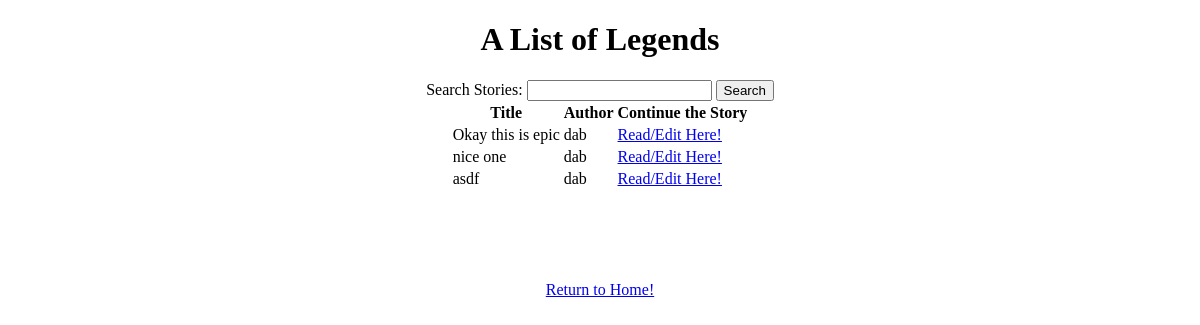
Before: /viewStory with the older database file.
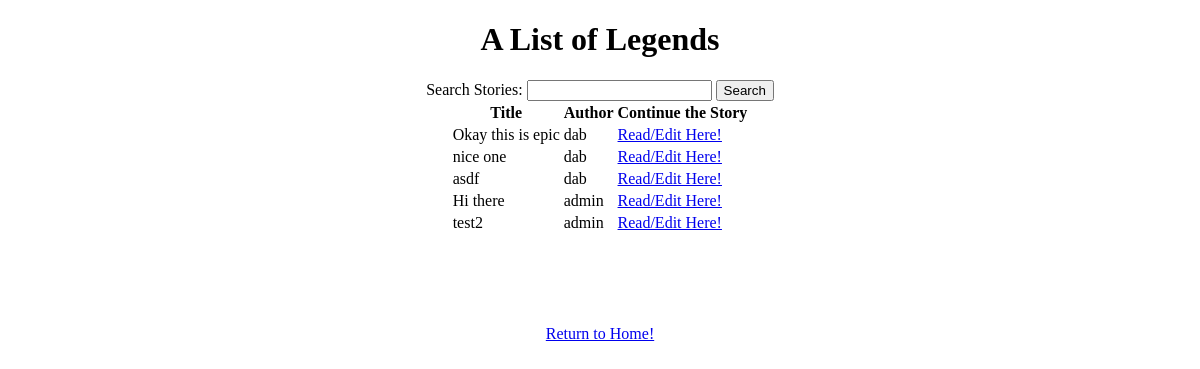
After: the same page with the newer database file.
### tables this page shows
CREATE TABLE "stories"("title" TEXT, "author" TEXT, "time" TEXT, "story" TEXT);

### app.py (the view)
@app.route("/viewStory")
def viewStories():
    db = sqlite3.connect("mapp_site.db")
    c = db.cursor()
    c.execute("SELECT * FROM stories")
    fetch = c.fetchall()
    print(fetch)
    return render_template("allStories.html", stories = fetch)

### templates/allStories.html (shortened to what this page needs)
<!DOCTYPE html>
<html lang="en" dir="ltr">
  <head>
  </head>
  <body>
    {% block title %}
    <center><h1>A List of Legends</h1></center>
    {% endblock %}
    {% block searchBar %}
    <center>
    <form action="/viewStory" method="get">
    Search Stories: <input type="text" name="search"> <input type="submit" value="Search">
    </form>
    </center>
    {% endblock %}
    {% block stories %}
    <center>
    <table>
      <thead>
        <th>Title</th>
        <th>Author</th>
        <th>Continue the Story</th>
      </thead>
      {% for story in stories %}
        <tr>
          <td>{{story[0]}}</td>
          <td>{{story[1]}}</td>
          <td><a href="/readStory?title={{story[0]}}">Read/Edit Here!</a></td>
        </tr>
      {% endfor %}
    </table>
    </center>
    {% endblock %}
    <br>
    <br>
    <br>
    <br>
    <br>
    <center><a href="/">Return to Home!</a></center>
  </body>
</html>

Changed rows visible on the page:
added stories: title "Hi there", author "admin"
added stories: title "test2", author "admin"
